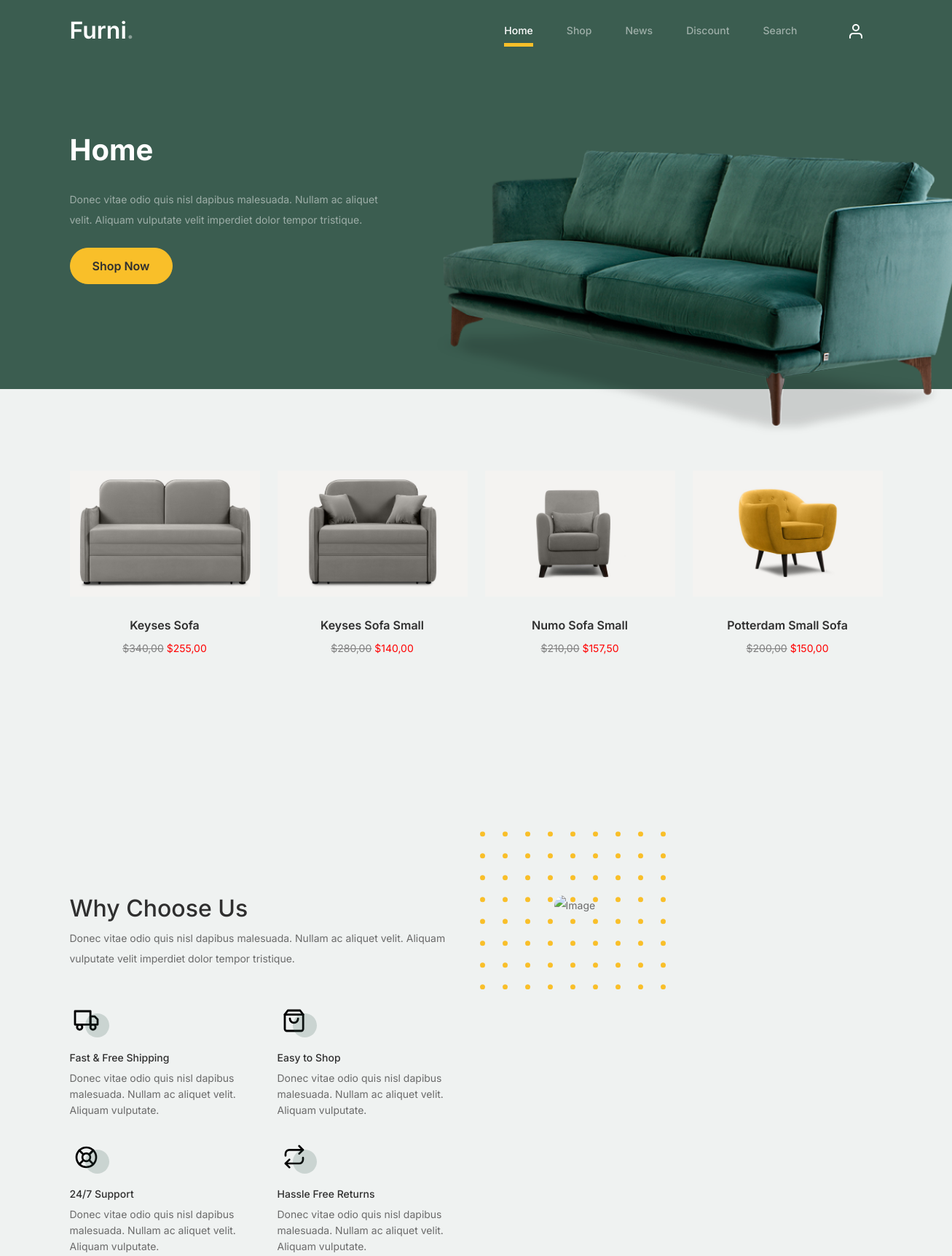
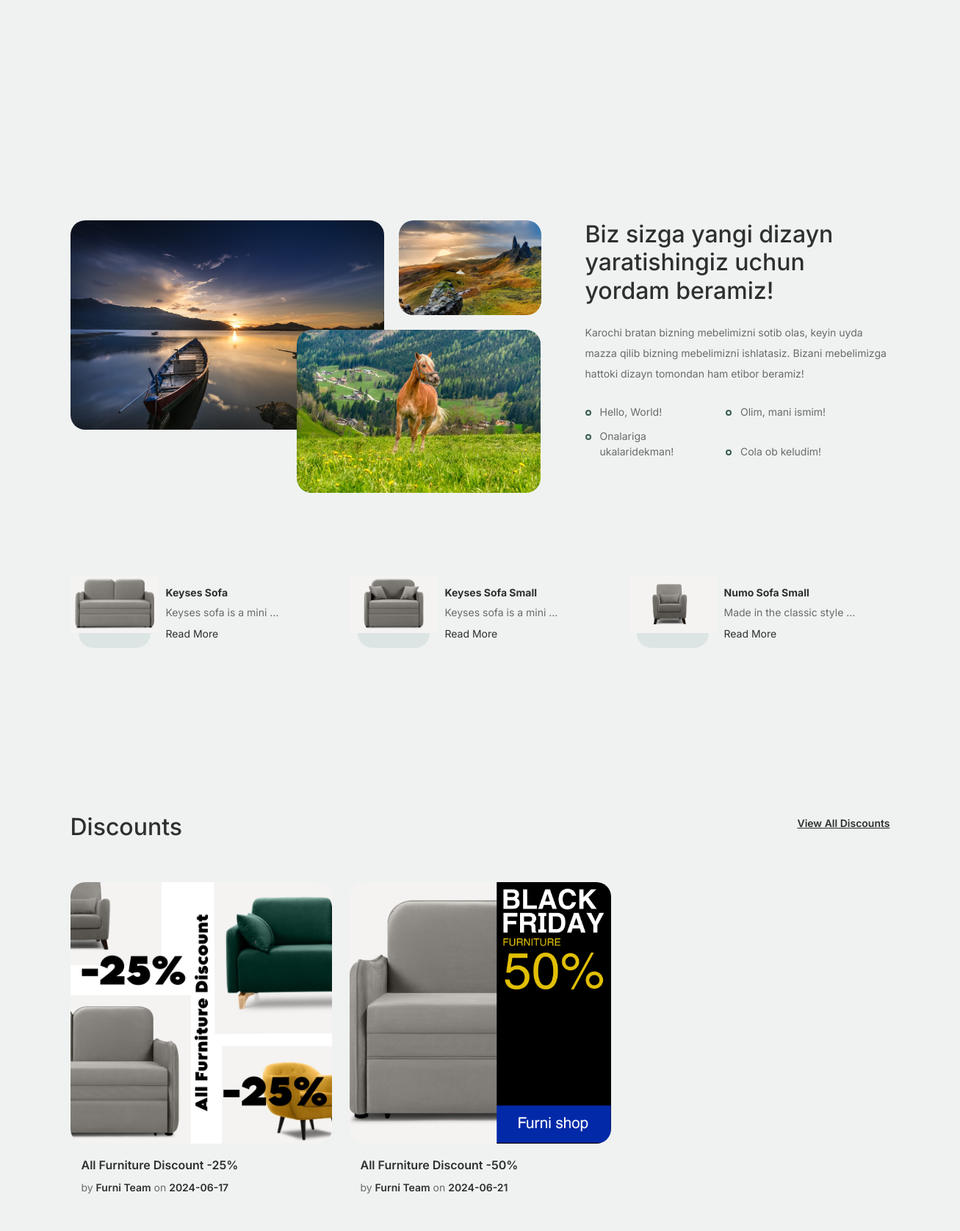
The page / (upper part) on the database its author committed (2 pictures, top to bottom).
### furniture/models.py (models this page shows, shortened)
class Furniture(models.Model):
    title = models.CharField(max_length=155, verbose_name='Sarlavha')
    slug = models.SlugField(blank=True, unique=True)
    description = models.TextField()
    quantity = models.IntegerField(default=0, verbose_name="Product Quantity")
    created_at = models.DateTimeField(auto_now_add=True, verbose_name="Yaratilgan vaqt")
    updated_at = models.DateTimeField(auto_now=True, verbose_name="Yangilangan vaqti")
    is_published = models.BooleanField(default=True)
    category = models.ForeignKey("Category", on_delete=models.CASCADE, blank=True, null=True)
    price = models.DecimalField(max_digits=10, decimal_places=2)
    discount_percentage = models.DecimalField(max_digits=5, decimal_places=2, blank=True, null=True)
    photo = models.ImageField(upload_to='images/%Y/%m/%d', blank=True)
    def get_discount_price(self):
        if self.discount_percentage:
            discount_amount = self.price * (self.discount_percentage / 100)
            discounted_price = self.price - discount_amount
            return round(discounted_price, 2)  # Return as float with two decimal places
        return round(self.price, 2)

class WeHelp(models.Model):
    title = models.CharField(max_length=155, verbose_name='Sarlavha')
    description = models.TextField()
    photo1 = models.ImageField(upload_to='images/%Y/%m/%d', blank=True)
    photo2 = models.ImageField(upload_to='images/%Y/%m/%d', blank=True)
    photo3 = models.ImageField(upload_to='images/%Y/%m/%d', blank=True)

class Benefits(models.Model):
    benefits = models.TextField(verbose_name='Benefits')
    is_published = models.BooleanField(default=True)

class Discount(models.Model):
    title = models.CharField(max_length=155, verbose_name="Discount Name")
    slug = models.SlugField(blank=True, unique=True)
    owner = models.CharField(max_length=155, verbose_name='Owner')
    description = models.TextField()
    discount_amount = models.DecimalField(max_digits=10, decimal_places=2)
    created_at = models.DateTimeField(auto_now_add=True, verbose_name='Yaratilgan vaqt')
    updated_at = models.DateTimeField(auto_now=True, verbose_name='Yangilangan vaqti')
    is_published = models.BooleanField(default=True)
    photo = models.ImageField(upload_to='images/%Y/%m/%d', blank=True)

### furniture/views.py (the view)
# urls.py: path('', home, name='home'),
def home(request):
    furnitures = list(Furniture.objects.filter(is_published=True))
    random.shuffle(furnitures)
    categories = Category.objects.all()
    news = News.objects.filter(is_published=True)
    discounts = Discount.objects.filter(is_published=True)
    wehelp = WeHelp.objects.all()
    benefits = Benefits.objects.all()
    context = {
        'furnitures': furnitures,
        'categories': categories,
        'wehelps': wehelp,
        'benefits': benefits,
        'news': news,
        'discounts': discounts,
        'title': 'Home',
    }
    return render(request, 'furniture/home.html', context)

### furniture/templates/furniture/home.html (shortened to what this page needs)
{% extends "base.html" %}
{% load static %}
{% block content %}
<div class="product-section">
<div class="container">
    <div class="row">
        {% for furniture in furnitures %}
            {% if furniture.is_published %}
                {% if forloop.counter <= 4 %}
                    <div class="col-12 col-md-3 mb-5 mb-md-0">
                        <div class="product-item">
                            <a class="product-item" href="{% url 'detail_url' slug=furniture.slug %}">
                                <img src="{{ furniture.photo.url }}" class="img-fluid product-thumbnail">
                                <h3 class="product-title">{{ furniture.title }}</h3>
                                {% if furniture.discount_percentage %}
                                    <div class="price-section">
                                        <span class="original-price">${{ furniture.price }}</span>
                                        <span class="discount-price">${{ furniture.get_discount_price }}</span>
                                    </div>
                                {% else %}
                                    <strong class="product-price">${{ furniture.price }}</strong>
                                {% endif %}
                            </a>
                        </div>
                    </div>
                {% endif %}
            {% endif %}
        {% endfor %}
    </div>
</div>
</div>
<div class="why-choose-section">
<div class="container">
    <div class="row justify-content-between">
        <div class="col-lg-6">
            <h2 class="section-title">Why Choose Us</h2>
            <p>Donec vitae odio quis nisl dapibus malesuada. Nullam ac aliquet velit. Aliquam vulputate velit imperdiet dolor tempor tristique.</p>
            <div class="row my-5">
                <div class="col-6 col-md-6">
                    <div class="feature">
                        <div class="icon">
                            <img src="{% static 'images/truck.svg' %}" alt="Image" class="imf-fluid">
                        </div>
                        <h3>Fast &amp; Free Shipping</h3>
                        <p>Donec vitae odio quis nisl dapibus malesuada. Nullam ac aliquet velit. Aliquam vulputate.</p>
                    </div>
                </div>
                <div class="col-6 col-md-6">
                    <div class="feature">
                        <div class="icon">
                            <img src="{% static 'images/bag.svg' %}" alt="Image" class="imf-fluid">
                        </div>
                        <h3>Easy to Shop</h3>
                        <p>Donec vitae odio quis nisl dapibus malesuada. Nullam ac aliquet velit. Aliquam vulputate.</p>
                    </div>
                </div>
                <div class="col-6 col-md-6">
                    <div class="feature">
                        <div class="icon">
                            <img src="{% static 'images/support.svg' %}" alt="Image" class="imf-fluid">
                        </div>
                        <h3>24/7 Support</h3>
                        <p>Donec vitae odio quis nisl dapibus malesuada. Nullam ac aliquet velit. Aliquam vulputate.</p>
                    </div>
                </div>
                <div class="col-6 col-md-6">
                    <div class="feature">
                        <div class="icon">
                            <img src="{% static 'images/return.svg' %}" alt="Image" class="imf-fluid">
                        </div>
                        <h3>Hassle Free Returns</h3>
                        <p>Donec vitae odio quis nisl dapibus malesuada. Nullam ac aliquet velit. Aliquam vulputate.</p>
                    </div>
                </div>
            </div>
        </div>
        <div class="col-lg-5">
            <div class="img-wrap">
                <img src="{% static 'images/why-choose-us-img.jpg' %}" alt="Image" class="img-fluid">
            </div>
        </div>
    </div>
</div>
</div>
<div class="we-help-section">
<div class="container">
    <div class="row justify-content-between">
        <div class="col-lg-7 mb-5 mb-lg-0">
            <div class="imgs-grid">
                {% for wehelp in wehelps %}
                <div class="grid grid-1"><img src="{{ wehelp.photo1.url }}" alt="Furni Photo"></div>
                <div class="grid grid-2"><img src="{{ wehelp.photo2.url }}" alt="Furni Photo"></div>
                <div class="grid grid-3"><img src="{{ wehelp.photo3.url }}" alt="Furni Photo"></div>
                {% endfor %}
            </div>
        </div>
        <div class="col-lg-5 ps-lg-5">
            {% for wehelp in wehelps %}
            <h2 class="section-title mb-4">{{ wehelp.title }}</h2>
            <p>{{ wehelp.description }}</p>
            {% endfor %}
            <ul class="list-unstyled custom-list my-4">
                {% for benefit in benefits %}
                <li>{{ benefit.benefits }}</li>
                {% endfor %}
            </ul>
        </div>
    </div>
</div>
</div>
<div class="popular-product">
<div class="container">
    <div class="row">
        {% for furniture in furnitures %}
            {% if furniture.is_published %}
                {% if forloop.counter <= 3 %}
                    <div class="col-12 col-md-6 col-lg-4 mb-4 mb-lg-0">
                        <div class="product-item-sm d-flex">
                            <div class="thumbnail">
                                <img src="{{ furniture.photo.url }}" alt="Image" class="img-fluid">
                            </div>
                            <div class="pt-3">
                                <h3>{{ furniture.title }}</h3>
                                <p>{{ furniture.description|truncatewords:5 }}</p>
                                <p><a href="{% url 'detail_url' furniture.slug %}">Read More</a></p>
                            </div>
                        </div>
                    </div>
                {% endif %}
            {% endif %}
        {% endfor %}
    </div>
</div>
</div>
<div class="blog-section">
    <div class="container">
        <div class="row mb-5">
            <div class="col-md-6">
                <h2 class="section-title">Discounts</h2>
            </div>
            <div class="col-md-6 text-start text-md-end">
                <a href="{% url "discount" %}" class="more">View All Discounts</a>
            </div>
        </div>
        <div class="row">
            {% for discount in discounts %}
                {% if discount.is_published %}
                    {% if forloop.counter <= 3 %}
                        <div class="col-12 col-sm-6 col-md-4 mb-4 mb-md-0">
                            <div class="post-entry">
                                <a href="{% url 'discount_detail_url' slug=discount.slug %}" class="post-thumbnail">
                                    <img src="{{ discount.photo.url }}" alt="Image" class="img-fluid">
                                </a>
                                <div class="post-content-entry">
                                    <h3><a href="{% url 'discount_detail_url' discount.slug %}">{{ discount.title }}</a></h3>
                                    <div class="meta">
                                        <span>by <a href="#">{{ discount.owner }}</a></span>
                                        <span>on <a href="#">{{ discount.created_at|date:"Y-m-d" }}</a></span>
                                    </div>
                                </div>
                            </div>
                        </div>
                    {% endif %}
                {% endif %}
            {% endfor %}
        </div>
    </div>
</div>
{% endblock content %}

### furniture/templates/furniture/home.html (style rules this page uses)
.original-price { text-decoration: line-through; color: grey; }
.discount-price { color: red; }

### rows shown on the page
Furniture: photo (picture), title "Keyses Sofa", price "340,00", get_discount_price "255,00", description "Keyses sofa is a mini …"
Furniture: photo (picture), title "Keyses Sofa Small", price "280,00", get_discount_price "140,00", description "Keyses sofa is a mini …"
Furniture: photo (picture), title "Numo Sofa Small", price "210,00", get_discount_price "157,50", description "Made in the classic style …"
Furniture: photo (picture), title "Potterdam Small Sofa", price "200,00", get_discount_price "150,00"
WeHelp: photo1 (picture), photo2 (picture), photo3 (picture), title "Biz sizga yangi dizayn yaratishingiz uchun yordam beramiz!", description "Karochi bratan bizning mebelimizni sotib olas, keyin uyda mazza qilib bizning mebelimizni ishlatasiz. Bizani mebelimizga hattoki dizayn tomondan ham etibor beramiz!"
Benefits: benefits "Hello, World!"
Benefits: benefits "Olim, mani ismim!"
Benefits: benefits "Onalariga ukalaridekman!"
Benefits: benefits "Cola ob keludim!"
Discount: photo (picture), title "All Furniture Discount -25%", owner "Furni Team", created_at "2024-06-17"
Discount: photo (picture), title "All Furniture Discount -50%", owner "Furni Team", created_at "2024-06-21"

### other values the page prints
{{ title }} "Home"
